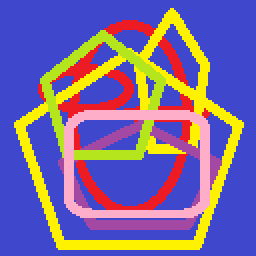
#> input picture test-images/128x128.png, 128 x 128 px (shown 2 times larger); its folder holds only this picture in this run
$ python character.py
#> lines starting #> are read from the running program, lines starting #| are printed output that depends on the picture

from cmath import pi
from unittest import result
from PIL import Image
import os

def drawCrew(pix, x, y, color, width):
  #pix[x + img.size[1] * y] = (255,255,255)

  lighter = (int(color[0] / 2), int(color[1] / 2), int(color[2] / 2))

  #background
  pix[x + width * (y)] = lighter
  pix[x + width * (y)+1] =lighter
  pix[x + width * (y)+2] =lighter
  pix[x + width * (y)+3] =lighter
  pix[x + width * (y)+4] =lighter
  pix[x + width * (y)+5] =lighter
  pix[x + width * (y+1)] =lighter
  pix[x + width * (y+1)+1] =lighter
  pix[x + width * (y+2)] =lighter
  pix[x + width * (y+3)] =lighter
  pix[x + width * (y+4)] =lighter
  pix[x + width * (y+4)+1] =lighter
  pix[x + width * (y+4)+3] =lighter
  pix[x + width * (y+5)] =lighter
  pix[x + width * (y+5)+1] =lighter
  pix[x + width * (y+5)+2] =lighter
  pix[x + width * (y+5)+3] =lighter
  pix[x + width * (y+5)+4] =lighter
  pix[x + width * (y+5)+5] =lighter
  pix[x + width * (y+4)+5] =lighter
  pix[x + width * (y+3)+5] =lighter
  pix[x + width * (y+2)+5] =lighter
  pix[x + width * (y+1)+5] =lighter

  #crewmate
  pix[x + width * (y+1) + 2] = color
  pix[x + width * (y+1) + 3] = color
  pix[x + width * (y+1) + 4] = color

  pix[x + width * (y+2) + 1] = color
  pix[x + width * (y+2) + 2] = color

  range = (int(color[0] / 4 + 180), int(color[1] / 4 + 180), int(color[2] / 4 + 180))
  #visor
  pix[x + width * (y+2) + 3] = range
  pix[x + width * (y+2) + 4] = range

  pix[x + width * (y+3) + 1] = color
  pix[x + width * (y+3) + 2] = color
  pix[x + width * (y+3) + 3] = color
  pix[x + width * (y+3) + 4] = color

  pix[x + width * (y+4) + 2] = color
  pix[x + width * (y+4) + 4] = color

#color = (255,0,0)
filename = '128x128'
filefull = filename + '.png'
fileout = filename + '-result.png'
path = os.path.join('test-images/', filefull)
outPath = os.path.join('results/', fileout)

im = Image.open(path)
#> im is the input picture: PIL image 128x128 RGB; mean R, G, B 123.4, 105.6, 154.2
pixval = list(im.getdata())
#> pixval = 16384 items, first 6: (63, 72, 204), (63, 72, 204), (63, 72, 204), (63, 72, 204), (63, 72, 204), (63, 72, 204)

im2 = Image.new(im.mode, (im.size[0] * 6, im.size[1] * 6))
#> im2: PIL image 768x768 RGB; every value is 0
pix = list(im2.getdata())
#> pix = 589824 items

i = 0
j = 0

while(j < im.size[1]):
  while(i < im.size[0]):
    drawCrew(pix, i * 6, j * 6, pixval[i + j * im.size[0]], im.size[0]*6)
    i += 1
    print(i + j * im.size[0])
  i = 0
  j += 1

im2.putdata(pix)
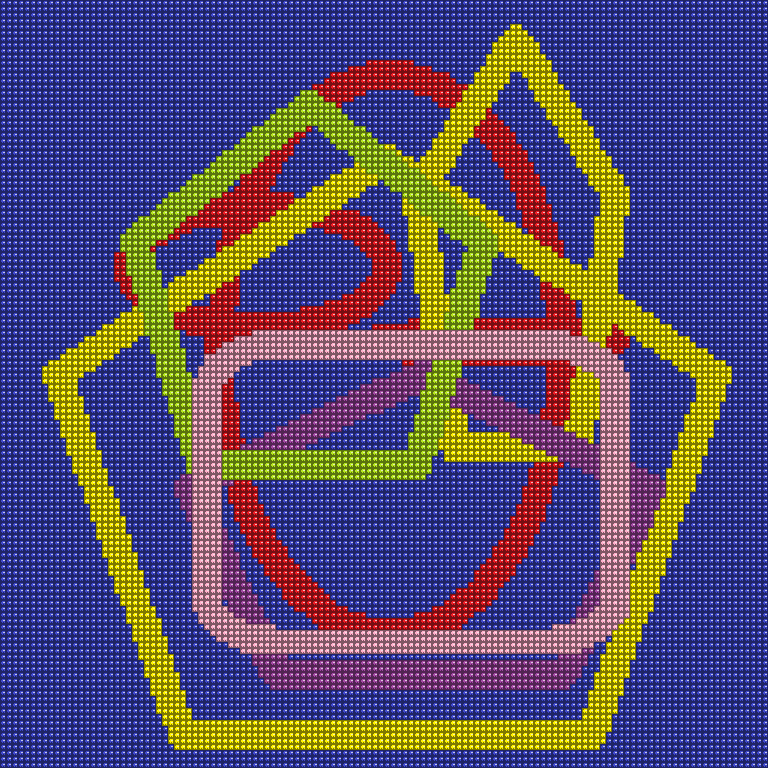
#> im2: PIL image 768x768 RGB; mean R, G, B 88.5, 77.4, 108.5
im2.save(outPath, 'PNG')
